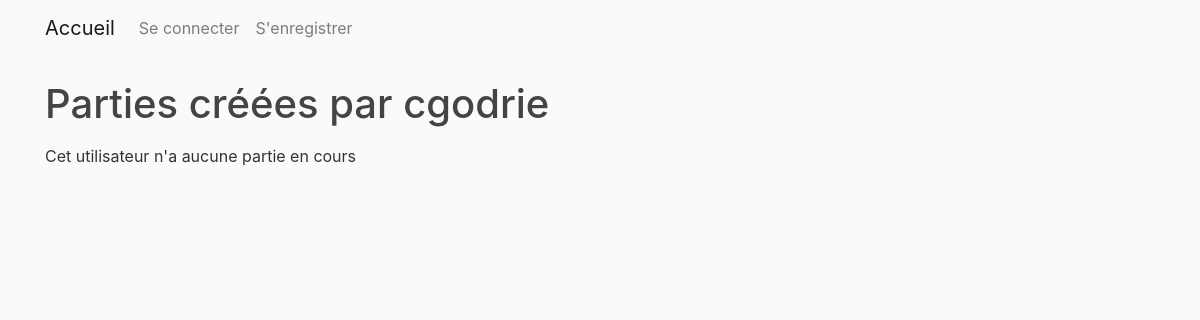
Page /games/user/cgodrie on the earlier database version.
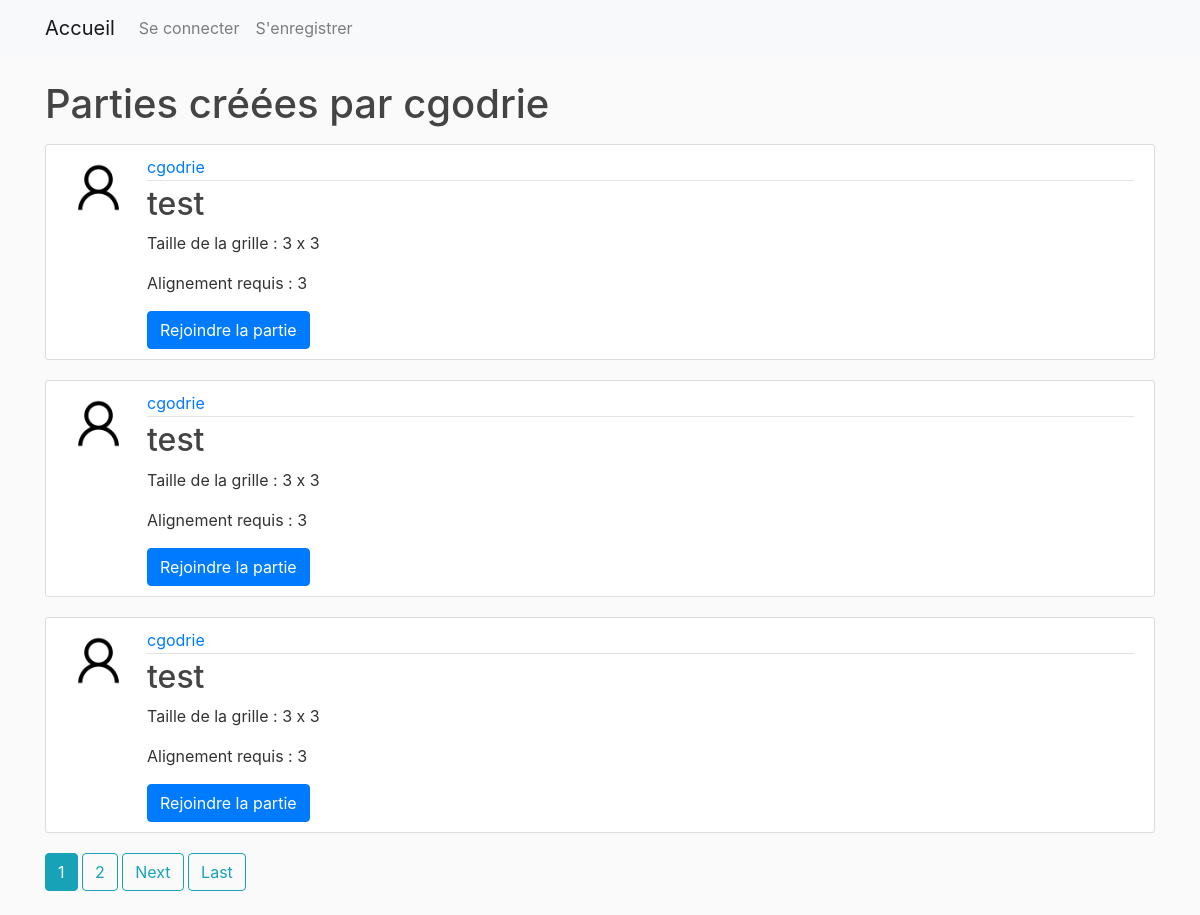
Same page on the later database version.
### morpion/models.py (models this page shows, shortened)
class Game(models.Model):
    creator = models.ForeignKey(User, on_delete=models.CASCADE, related_name='games_created')
    player2 = models.ForeignKey(User, on_delete=models.SET_NULL, blank=True, null=True, related_name='joined_games')
    active_player = models.CharField(max_length=20, default='')
    winner = models.ForeignKey(User, on_delete=models.SET_NULL, null=True, blank=True, related_name='games_won')
    title = models.CharField(max_length=200)
    grid_size = models.PositiveIntegerField()
    alignment = models.PositiveIntegerField()
    STATUS_CHOICES = (
        ('waiting', 'Waiting'),
        ('started', 'Started'),
        ('completed', 'Completed'),
        ('abandoned', 'Abandoned')
    )
    status = models.CharField(max_length=10, choices=STATUS_CHOICES, default='waiting')
    created_at = models.DateField(auto_now_add=True)
    updated_at = models.DateTimeField(auto_now=True)
    is_private = models.BooleanField(default=False)
    access_code = models.CharField(max_length=6, blank=True, null=True)
    grid_data = models.JSONField(default=dict)

### users/models.py (models this page shows, shortened)
class Profile(models.Model):
    user = models.OneToOneField(User, on_delete=models.CASCADE)
    image = models.ImageField(default='default.png', upload_to='profile_pics')
    game_symbol = models.ImageField(default='default_symbol.png', upload_to='game_symbols')

### morpion/views.py (the view)
# urls.py: path('games/user/<str:username>', UserGameListView.as_view(), name='user-games'),
class UserGameListView(ListView):
    model = Game
    template_name = 'morpion/user_games.html'
    context_object_name = 'games'
    paginate_by = 3
    def get_queryset(self):
        user = get_object_or_404(User, username=self.kwargs.get('username'))
        return Game.objects.filter(creator=user).filter(status="waiting").order_by('-updated_at')

### morpion/templates/morpion/user_games.html (shortened to what this page needs)
{% extends "morpion/base.html" %}
{% block content %}
<h1 class="mb-3">Parties créées par {{ view.kwargs.username }}</h1>
{% if games %}
{% for game in games %}
<article class="media content-section">
    <img class="rounded-circle article-img" src="{{ game.creator.profile.image.url }}">
    <div class="media-body">
        <div class="article-metadata">
            <a class="mr-2" href="{% url 'user-games' game.creator.username %}">{{ game.creator }}</a>
        </div>
        <h2><a class="article-title" href="{% url 'game-detail' game.id %}">{{ game.title }}</a></h2>
        <p class="article-content">Taille de la grille : {{ game.grid_size }} x {{ game.grid_size }}</p>
        <p class="article-content">Alignement requis : {{ game.alignment }}</p>
        <a href="{% url 'confirm-join-game' game.id %}" class="btn btn-primary">Rejoindre la partie</a>
    </div>
</article>
{% endfor %}
{% else %}
<p class="article-content">Cet utilisateur n'a aucune partie en cours</p>
{% endif %}
{% if is_paginated %}
    {% for num in page_obj.paginator.page_range %}
    {% if page_obj.number == num %}
        <a class="btn btn-info mb-4" href="?page={{ num }}">{{ num }}</a>
    {% elif num > page_obj.number|add:'-3' and num < page_obj.number|add:'3' %}
        <a class="btn btn-outline-info mb-4" href="?page={{ num }}">{{ num }}</a>
    {% endif %}
    {% endfor %}
    {% if page_obj.has_next %}
    <a class="btn btn-outline-info mb-4" href="?page={{ page_obj.next_page_number }}">Next</a>
    <a class="btn btn-outline-info mb-4" href="?page={{ page_obj.paginator.num_pages }}">Last</a>
    {% endif %}
{% endif %}
{% endblock content %}

Differences in the rows shown:
added Game: creator.profile.image (placeholder picture), creator "cgodrie", title "test", grid_size "3", alignment "3"
added Game: creator.profile.image (placeholder picture), creator "cgodrie", title "test", grid_size "3", alignment "3"
added Game: creator.profile.image (placeholder picture), creator "cgodrie", title "test", grid_size "3", alignment "3"
Other differences:
new list line: "1"
new list line: "2"
text no longer shown: "Cet utilisateur n'a aucune partie en cours"
text now shown: "Next Last"
